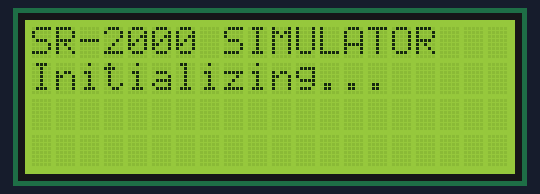
Simulated run of this program. Board: Arduino Mega 2560, built with avr-gcc and run on an emulated ATmega2560. Parts: 20×4 character LCD. Random numbers use the default seed unless the program sets one; what the program prints to the serial monitor is not drawn.

Above: at 0.1 s.
At 1.5 s:
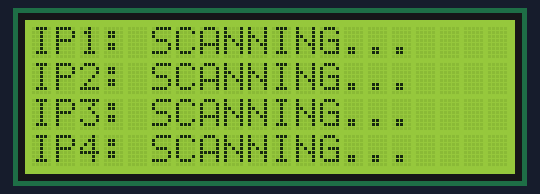
At 4.5 s:
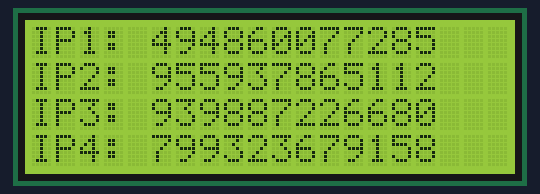
At 8.3 s:
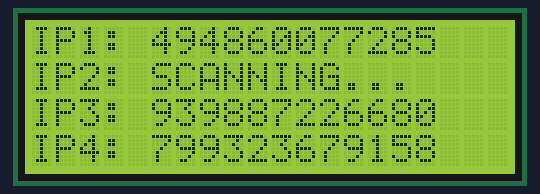
At 19.3 s:
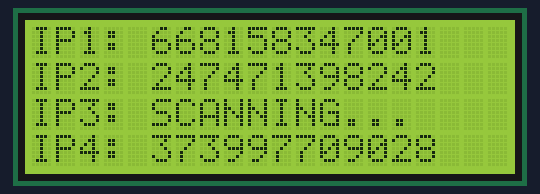
At 37.3 s:
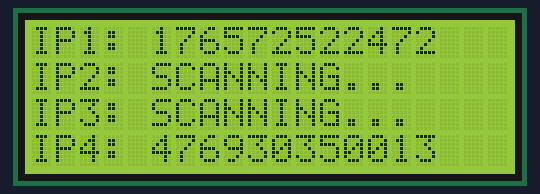

The program:

main.cpp
```cpp
#include <Arduino.h>

#include "config/config.h"
#include "scanner/scanner.h"
#include "display/display.h"


void setup()
{
    Serial.begin(SERIAL_BAUDRATE);

    displayInit();

    scannerInit();

    scannerStartAll();
}


void loop()
{
    scannerProcess();
}
```

display.cpp
```cpp
#include "display.h"

#include "../config/config.h"

#include <Arduino.h>
#include <Wire.h>
#include <LiquidCrystal_I2C.h>


LiquidCrystal_I2C lcd(
    LCD_ADDRESS,
    LCD_COLUMNS,
    LCD_ROWS
);


// Menyimpan barcode terakhir
const char* lastBarcode[SCANNER_COUNT] =
{
    "---",
    "---",
    "---",
    "---"
};


// ==========================================
// INIT
// ==========================================

void displayInit()
{
    lcd.init();
    lcd.backlight();

    lcd.clear();

    lcd.setCursor(0, 0);
    lcd.print("SR-2000 SIMULATOR");

    lcd.setCursor(0, 1);
    lcd.print("Initializing...");

    delay(1000);
}


// ==========================================
// SEMUA SCANNER SCANNING
// ==========================================

void displayScanning()
{
    lcd.clear();

    for (int i = 0; i < SCANNER_COUNT; i++)
    {
        displaySetScanning(i);
    }
}


// ==========================================
// SATU SCANNER SCANNING
// ==========================================

void displaySetScanning(int scannerIndex)
{
    lcd.setCursor(0, scannerIndex);

    lcd.print("                    ");

    lcd.setCursor(0, scannerIndex);

    lcd.print("IP");
    lcd.print(scannerIndex + 1);
    lcd.print(": SCANNING...");
}


// ==========================================
// UPDATE BARCODE
// ==========================================

void displayUpdateScanner(
    int scannerIndex,
    const char* barcode
)
{
    lastBarcode[scannerIndex] = barcode;


    lcd.setCursor(0, scannerIndex);

    lcd.print("                    ");


    lcd.setCursor(0, scannerIndex);

    lcd.print("IP");
    lcd.print(scannerIndex + 1);
    lcd.print(": ");

    lcd.print(barcode);
}
```

display.h
```cpp
#ifndef DISPLAY_H
#define DISPLAY_H

void displayInit();

void displayScanning();

void displaySetScanning(int scannerIndex);

void displayUpdateScanner(
    int scannerIndex,
    const char* barcode
);

#endif
```

scanner.cpp
```cpp
#include "scanner.h"

#include "../config/config.h"
#include "../display/display.h"

#include <Arduino.h>


// ==========================================
// SCANNER CONFIGURATION
// ==========================================

const char* scannerIP[SCANNER_COUNT] =
{
    "192.168.1.101",
    "192.168.1.102",
    "192.168.1.103",
    "192.168.1.104"
};


// Waktu tunggu setelah barcode muncul
// sebelum scanner mulai scanning lagi.
const unsigned long scannerDelay[SCANNER_COUNT] =
{
    10000,   // IP1 = 2 detik
    4000,   // IP2 = 4 detik
    6000,   // IP3 = 6 detik
    8000    // IP4 = 8 detik
};


// Lama tulisan "SCANNING..."
const unsigned long SCANNING_TIME = 3000;


// ==========================================
// BARCODE BUFFER
// ==========================================

// 12 digit barcode + '\0'
char generatedBarcode[SCANNER_COUNT][13];


// ==========================================
// SCANNER STATE
// ==========================================

enum ScannerState
{
    WAITING,
    SCANNING
};


ScannerState scannerState[SCANNER_COUNT];

unsigned long scannerStartTime[SCANNER_COUNT];


// ==========================================
// GENERATE RANDOM BARCODE
// ==========================================

void generateBarcode(char* buffer, int length)
{
    for (int i = 0; i < length; i++)
    {
        buffer[i] = '0' + random(0, 10);
    }

    buffer[length] = '\0';
}


// ==========================================
// INITIALIZE
// ==========================================

void scannerInit()
{
    // Seed random
    randomSeed(analogRead(A0));


    for (int i = 0; i < SCANNER_COUNT; i++)
    {
        scannerState[i] = WAITING;

        scannerStartTime[i] = 0;

        generatedBarcode[i][0] = '\0';
    }


    Serial.println();
    Serial.println("========================================");
    Serial.println("       SR-2000 MULTI SCANNER");
    Serial.println("       CONTINUOUS SIMULATION");
    Serial.println("========================================");
    Serial.println();

    Serial.println("STATUS > READY");
    Serial.println();
}


// ==========================================
// START ALL SCANNER
// ==========================================

void scannerStartAll()
{
    unsigned long now = millis();


    Serial.println("========================================");
    Serial.println("START READING");
    Serial.println("========================================");


    for (int i = 0; i < SCANNER_COUNT; i++)
    {
        // Awal sistem langsung masuk scanning
        scannerState[i] = SCANNING;

        scannerStartTime[i] = now;


        // Simulasi command SR-2000
        // LON[CR]

        Serial.print("TX [");
        Serial.print(scannerIP[i]);
        Serial.println("] > LON[CR]");


        // LCD
        displaySetScanning(i);
    }


    Serial.println();

    Serial.println("STATUS > ALL SCANNER SCANNING");
    Serial.println();
}


// ==========================================
// PROCESS SCANNER
// ==========================================

void scannerProcess()
{
    unsigned long now = millis();


    for (int i = 0; i < SCANNER_COUNT; i++)
    {
        unsigned long elapsed =
            now - scannerStartTime[i];


        // ==================================
        // STATE SCANNING
        // ==================================

        if (scannerState[i] == SCANNING)
        {
            // Sudah scanning selama 1 detik?
            if (elapsed >= SCANNING_TIME)
            {
                // ==================================
                // GENERATE BARCODE
                // ==================================

                generateBarcode(
                    generatedBarcode[i],
                    12
                );


                // ==================================
                // SIMULASI RESPONSE
                //
                // barcode[CR]
                // ==================================

                Serial.print("RX [");
                Serial.print(scannerIP[i]);
                Serial.print("] > ");

                Serial.print(generatedBarcode[i]);

                Serial.println("[CR]");


                // ==================================
                // STATUS
                // ==================================

                Serial.print("STATUS [");
                Serial.print(scannerIP[i]);
                Serial.println("] > READ OK");

                Serial.println();


                // ==================================
                // UPDATE LCD
                // ==================================

                displayUpdateScanner(
                    i,
                    generatedBarcode[i]
                );


                // ==================================
                // MASUK WAITING
                // ==================================

                scannerState[i] = WAITING;

                scannerStartTime[i] = now;
            }
        }


        // ==================================
        // STATE WAITING
        // ==================================

        else if (scannerState[i] == WAITING)
        {
            // Tunggu sesuai delay scanner
            if (elapsed >= scannerDelay[i])
            {
                // ==================================
                // MULAI SCANNING LAGI
                // ==================================

                scannerState[i] = SCANNING;

                scannerStartTime[i] = now;


                // ==================================
                // SIMULASI COMMAND LON
                // ==================================

                Serial.print("TX [");
                Serial.print(scannerIP[i]);
                Serial.println("] > LON[CR]");


                // ==================================
                // LCD SCANNING
                // ==================================

                displaySetScanning(i);
            }
        }
    }
}
```

scanner.h
```cpp
#ifndef SCANNER_H
#define SCANNER_H

void scannerInit();

void scannerStartAll();

void scannerProcess();

#endif
```

config.h
```cpp
#ifndef CONFIG_H
#define CONFIG_H

// ==========================================
// SERIAL
// ==========================================

#define SERIAL_BAUDRATE 9600


// ==========================================
// SCANNER
// ==========================================

#define SCANNER_COUNT 4


// ==========================================
// LCD
// ==========================================

#define LCD_ADDRESS 0x27
#define LCD_COLUMNS 20
#define LCD_ROWS 4

#endif
```

Measured:
- what the display in image 1 shows lasts 2.8 s, from 1.5 s to 4.3 s
- what the display in image 2 shows lasts 3.7 s, from 4.5 s to 8.2 s
- what the display in image 3 shows lasts 2.0 s, from 8.2 s to 10.2 s
- what the display in image 4 shows lasts 3.1 s, from 19.2 s to 22.3 s
